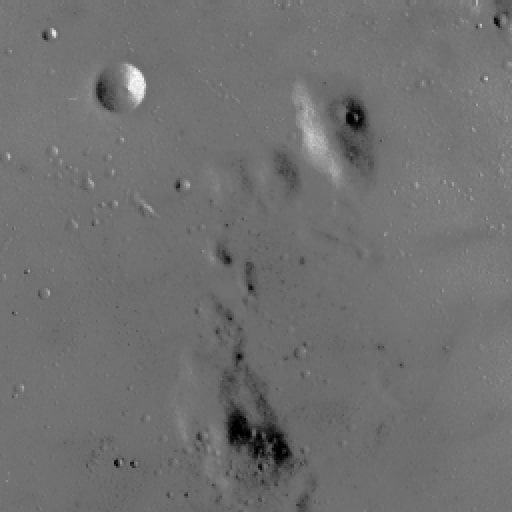
#> input picture HW1/HW1/Q3_image/image2.jpg, 512 x 512 px, found by its file name
$ jupyter execute Q3.ipynb
#> lines starting #> are read from the running program, lines starting #| are printed output that depends on the picture
[cell 1]
import numpy as np
import cv2
from matplotlib import pyplot as plt

# Question 3:

part 2:

[cell 2]
#define image1 here
image1 = np.array([[150, 151, 153, 155, 156, 155, 154],
                    [150, 151, 153, 155, 156, 155, 154],
                    [150, 151, 153, 155, 156, 155, 154],
                    [150, 151, 153, 155, 156, 155, 154],
                    [150, 151, 153, 155, 156, 155, 154]])
print(image1)
image1 = image1.astype(np.uint8)

[cell 3]
#code here
#first define a function for calculating histogram
def calc_hist(image):
    hist = cv2.calcHist([image], [0], None, [256], [0, 256])
    return hist

[cell 4]
#dont change this cell
plt.imshow(image1,cmap='gray',vmin=0,vmax=255)
plt.figure()
plt.plot(calc_hist(image1))
plt.title('histogram')
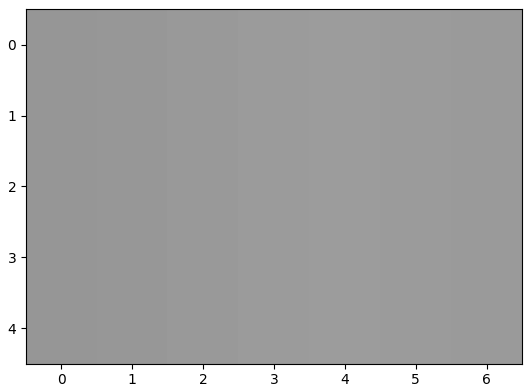
#> figure drawn by matplotlib, 1 panel
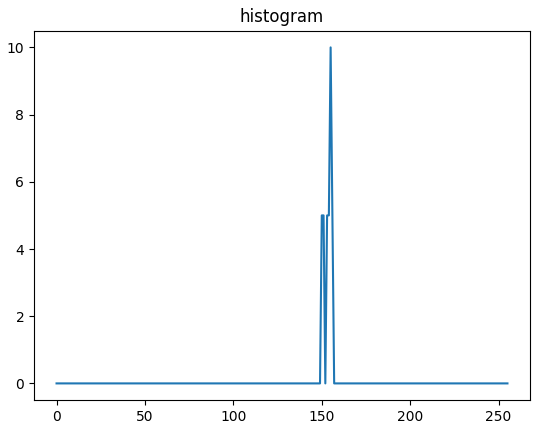
#> figure drawn by matplotlib, 1 panel; curve peaks at x = 155, y = 10

[cell 5]
#code here
#define a function (stretch) for stretching(input:image , output: stretched image)


def stretch_hist(image):
  '''
  don't use libraries
  input(s):
    image (ndarray): input image
  output(s):
    output_image (ndarray): enhanced image with histogram stretching
  '''
  output_image = image.copy()
  image_min = np.min(image)
  image_max = np.max(image)

  image_range = image_max - image_min

    # Scale the pixel values to lie in the range [0, 255]
    # model for ro hame pixel ha va emal formule
  output_image = 255 *( (image - image_min) / image_range )

  output_image = output_image.astype(np.uint8)
  # Start

  # End
  return output_image

[cell 6]
#dont change this cell
plt.imshow(stretch_hist(image1),cmap='gray',vmin=0,vmax=255)
plt.figure()
plt.plot(calc_hist(stretch_hist(image1)))

plt.title('new histogram')
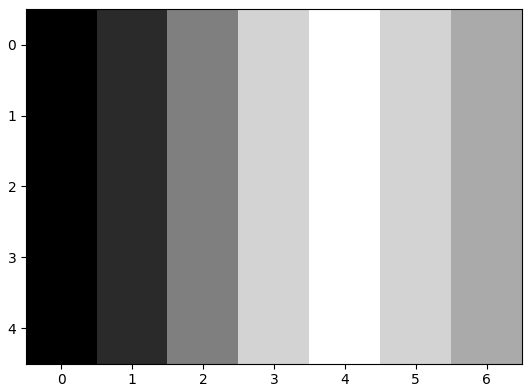
#> figure drawn by matplotlib, 1 panel
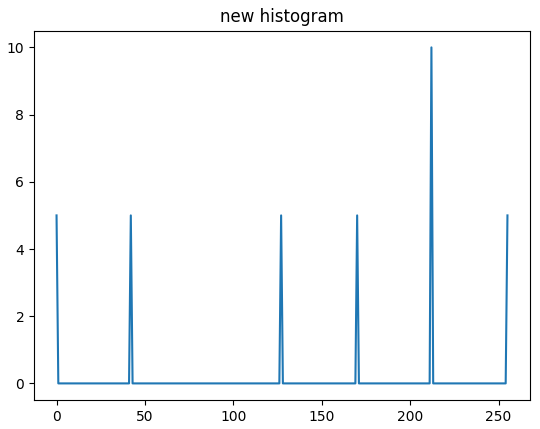
#> figure drawn by matplotlib, 1 panel; curve peaks at x = 212, y = 10

# part3

[cell 7]
# first read the image and show it.(image2)
image2=cv2.imread("Q3_image\image2.jpg",0)
#> image2 is the input picture: shape (512, 512); min 0, max 255, mean 112.2
plt.imshow(image2,cmap='gray',vmin=0,vmax=255)
plt.figure()
# plt.plot(calc_hist(image2))

# plt.title('new histogram')

[cell 8]
#use stretch function to improve quality of the image and show it
image2=cv2.imread("Q3_image\image2.jpg",0)
plt.imshow(stretch_hist(image2),cmap='gray',vmin=0,vmax=255)
plt.figure()
plt.plot(calc_hist(stretch_hist(image2)))

plt.title('new histogram')
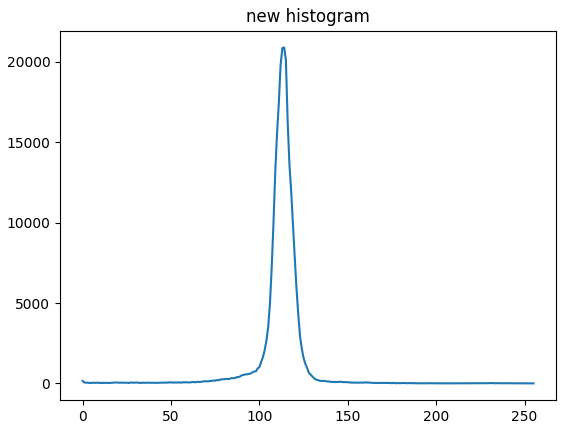
#> figure drawn by matplotlib, 1 panel; curve peaks at x = 114, y = 20906

[cell 9]
#define new function that can improve this image

def modified_stretch_hist(image):
  '''
  don't use libraries
  input(s):
    image (ndarray): input image
  output(s):
    output_image (ndarray): enhanced image with modified histogram stretching
  '''
  output_image = image.copy()
  output_image= stretch_with_clip(image, 1.0)
  return output_image
def stretch_with_clip(image, clip_percent):
    # Compute minimum and maximum pixel values after clipping
    # reval 2d->1d
    # percentile:sort mikone va data bade on darsad ro barmigardone
#> called with clip_percent = 1
    pixel_vals = image.ravel()
    clip_min, clip_max = np.percentile(image, clip_percent,method="nearest"), np.percentile(image, 100.0-clip_percent,method="nearest")
#> clip_min = 57; clip_max = 140

    # Stretch the image using the clipped minimum and maximum values
    stretched_image = np.clip(image,clip_min,clip_max).astype(np.uint8)
    stretched_image=stretch_hist(stretched_image)
#> in stretch_hist (call 5), `image_min = np.min(image)`: image_min = 57
#> in stretch_hist (call 5), `image_max = np.max(image)`: image_max = 140
#> in stretch_hist (call 5), `image_range = image_max - image_min`: image_range = 83
#> in stretch_hist (call 5), `output_image = 255 *( (image - image_min) / image_range )`:
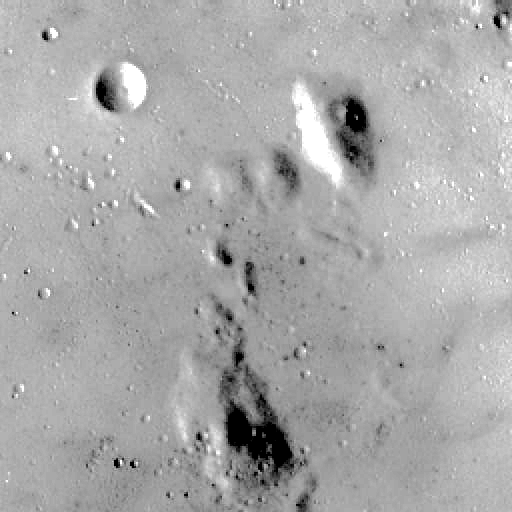
#> output_image: shape (512, 512) float64; min 0, max 255, mean 169.5
    return stretched_image

[cell 10]
#try your new function and show the result
image2=cv2.imread("Q3_image\image2.jpg",0)
plt.imshow(modified_stretch_hist(image2),cmap='gray',vmin=0,vmax=255)
plt.figure()
plt.plot(calc_hist(modified_stretch_hist(image2)))

plt.title('new histogram')
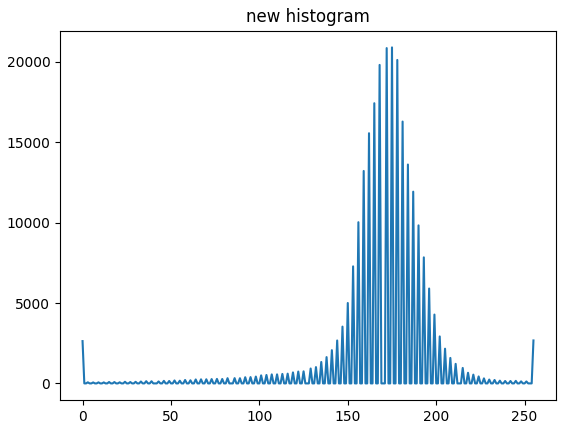
#> figure drawn by matplotlib, 1 panel; curve peaks at x = 175, y = 20906
